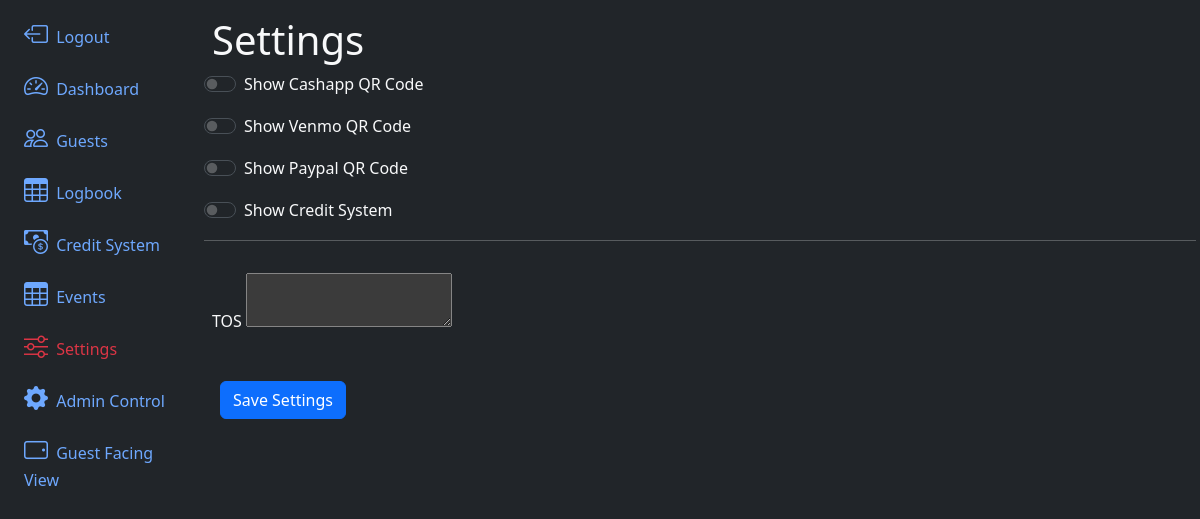
/settings/, run on an earlier commit of the app's database.
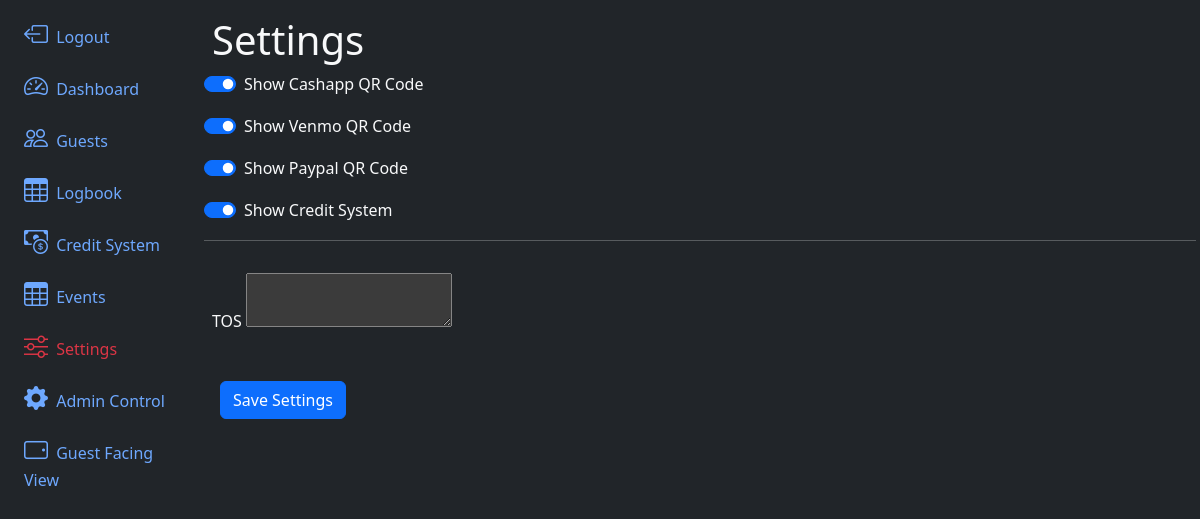
And on a later commit of the database.
### app/models.py (models this page shows)
@dataclass
class Setting(db.Model):
    id:int = db.Column(db.Integer, primary_key=True)
    tos:str  = db.Column(db.String())
    tos_updated:str = db.Column(db.String(100))
    checkInCooldownSeconds:int = db.Column(db.Integer, default=60)
    checkOutBasedOnTime:bool = db.Column(db.Boolean(), default=True)
    checkOutTime:datetime = db.Column(db.DateTime(timezone=True), server_default=None)
    checkOutBasedOnEventEndTime:bool = db.Column(db.Boolean(), default=False)
    show_cashapp:bool = db.Column(db.Boolean(), default=True)
    show_paypal:bool = db.Column(db.Boolean(), default=True)
    show_venmo:bool = db.Column(db.Boolean(), default=True)
    show_cash:bool = db.Column(db.Boolean(), default=True)
    show_credit:bool = db.Column(db.Boolean(), default=False)

### app/routes.py (the view, shortened to what this page needs)
@app.route('/settings/', methods=['GET', 'POST'])
def settings():
    return render_template('settings.html', setting=Setting.query.first())

### app/templates/settings.html (shortened to what this page needs)
{% extends 'layout.html' %}
{% block content %}
<h1>Settings</h1>
<form class="row g-3" method="post">
    <div class="form-check form-switch">
        <input class="form-check-input" type="checkbox" role="switch" id="pay_cashapp" name="pay_cashapp" {% if setting.show_cashapp %} checked {% endif %}>
        <label class="form-check-label" for="pay_cashapp">Show Cashapp QR Code</label>
      </div>
      <div class="form-check form-switch">
        <input class="form-check-input" type="checkbox" role="switch" id="pay_venmo" name="pay_venmo"{% if setting.show_venmo %} checked {% endif %}>
        <label class="form-check-label" for="pay_venmo">Show Venmo QR Code</label>
      </div>
      <div class="form-check form-switch">
        <input class="form-check-input" type="checkbox" role="switch" id="pay_paypal" name="pay_paypal"{% if setting.show_paypal %} checked {% endif %}>
        <label class="form-check-label" for="pay_paypal">Show Paypal QR Code</label>
      </div>
      <div class="form-check form-switch">
        <input class="form-check-input" type="checkbox" role="switch" id="pay_credit" name="pay_credit"{% if setting.show_credit %} checked {% endif %}>
        <label class="form-check-label" for="pay_credit">Show Credit System</label>
      </div>
    <hr>
    <div class="mb-3">
        <label for="tos" class="form-label">TOS</label>
        <textarea id="tos" name="tos">{{setting.tos}}</textarea>
    </div>
    <div class="d-flex">
        <div class=" p-2">
            <button type="submit" type="submit" class="btn btn-primary">Save Settings</button>
        </div>
    </div>
  </form>
{% endblock content %}

What changed in the data, as far as the page shows it:
changed Setting: show_cashapp "☐" → "☑"; show_venmo "☐" → "☑"; show_paypal "☐" → "☑"; show_credit "☐" → "☑"
